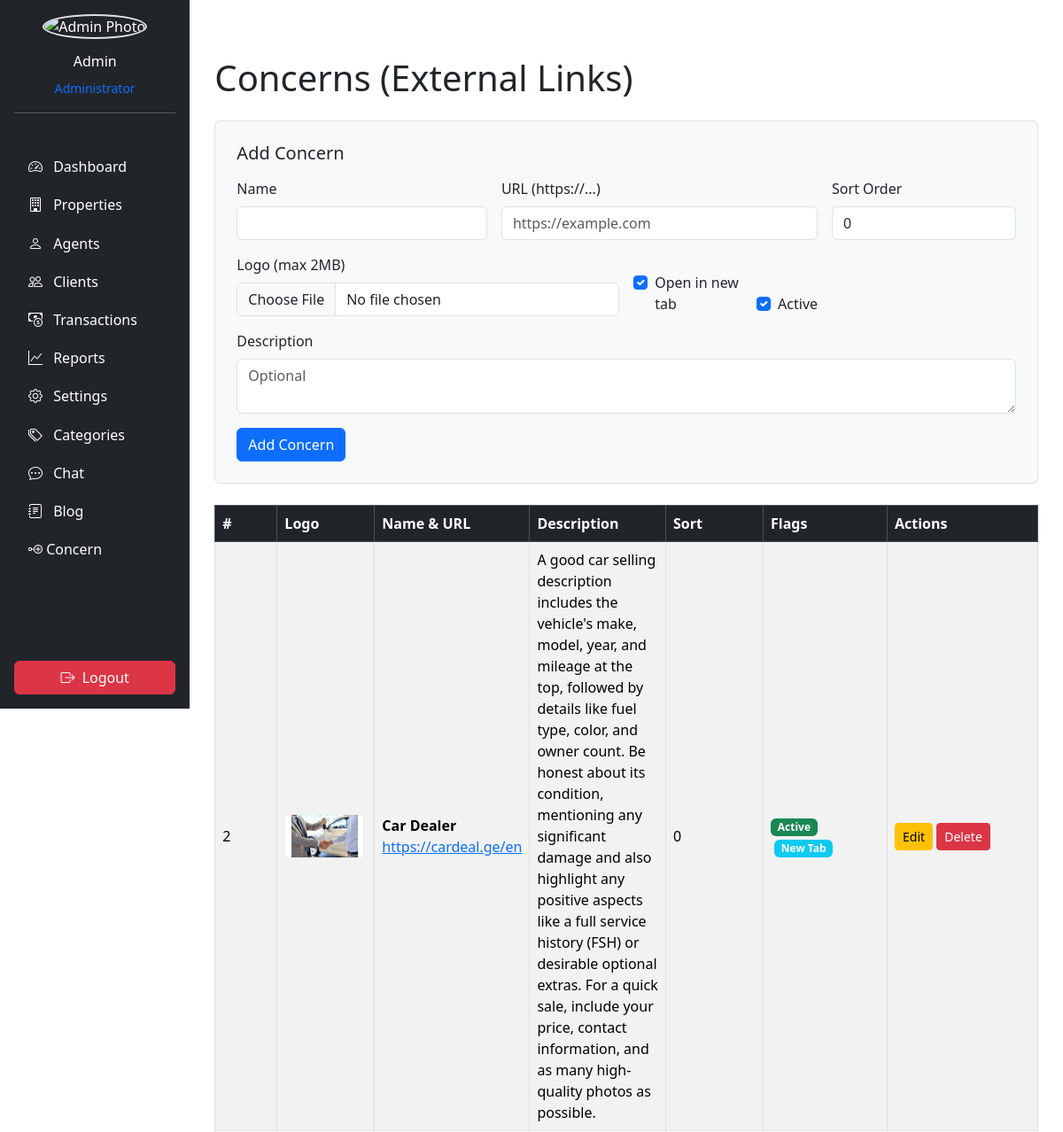
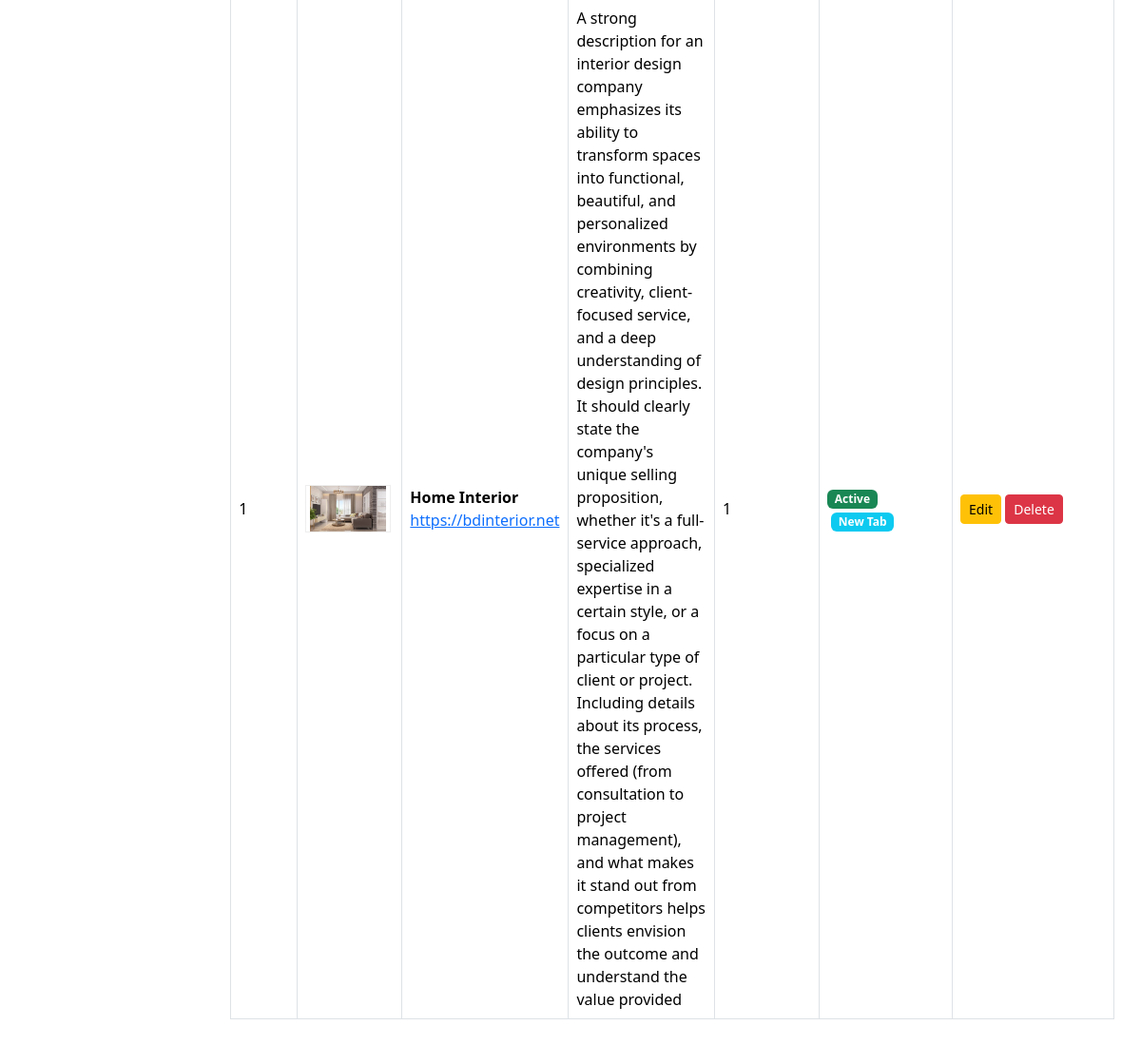
The page /admin/idx.php?page=concern_groups (signed in) on the database its author committed (2 pictures, top to bottom).
### tables this page shows
CREATE TABLE `concerns` (
  `id` int(11) NOT NULL,
  `name` varchar(120) NOT NULL,
  `url` varchar(255) NOT NULL,
  `logo` varchar(255) DEFAULT NULL,
  `description` text DEFAULT NULL,
  `sort_order` int(11) NOT NULL DEFAULT 0,
  `target_blank` tinyint(1) NOT NULL DEFAULT 1,
  `is_active` tinyint(1) NOT NULL DEFAULT 1,
  `created_at` timestamp NOT NULL DEFAULT current_timestamp()
);

### admin/pages/concern_groups.php (the view, shortened to what this page needs)
<?php
require_once __DIR__ . '/../partials/db.php';
function h($s){ return htmlspecialchars((string)$s, ENT_QUOTES, 'UTF-8'); }
$uploadDirUrl = 'uploads/concerns/';
$stmt = $conn->query("
  SELECT id, name, url, logo, description, sort_order, target_blank, is_active, created_at
  FROM concerns
  ORDER BY sort_order ASC, name ASC
");
$items = $stmt->fetchAll(PDO::FETCH_ASSOC);
?>
<!doctype html>
<html lang="en">
<head>
  <link rel="stylesheet" href="https://cdn.jsdelivr.net/npm/bootstrap@5.3.3/dist/css/bootstrap.min.css">
</head>
<body>
<div class="container py-5">
  <h1 class="mb-4">Concerns (External Links)</h1>
  <form method="post" enctype="multipart/form-data" class="border p-4 rounded bg-light mb-4">
    <h5 class="mb-3">Add Concern</h5>
    <div class="row g-3">
      <div class="col-md-4">
        <label class="form-label">Name</label>
        <input name="name" class="form-control" required>
      </div>
      <div class="col-md-5">
        <label class="form-label">URL (https://...)</label>
        <input name="url" type="url" class="form-control" placeholder="https://example.com" required>
      </div>
      <div class="col-md-3">
        <label class="form-label">Sort Order</label>
        <input name="sort_order" type="number" class="form-control" value="0">
      </div>
      <div class="col-md-6">
        <label class="form-label">Logo (max 2MB)</label>
        <input name="logo" type="file" class="form-control" accept=".jpg,.jpeg,.png,.webp,.gif,.svg">
      </div>
      <div class="col-md-3 d-flex align-items-end">
        <div class="form-check me-3">
          <input class="form-check-input" type="checkbox" id="tb_add" name="target_blank" checked>
          <label class="form-check-label" for="tb_add">Open in new tab</label>
        </div>
        <div class="form-check">
          <input class="form-check-input" type="checkbox" id="active_add" name="is_active" checked>
          <label class="form-check-label" for="active_add">Active</label>
        </div>
      </div>
      <div class="col-12">
        <label class="form-label">Description</label>
        <textarea name="description" rows="2" class="form-control" placeholder="Optional"></textarea>
      </div>
      <div class="col-12">
        <button class="btn btn-primary" type="submit" name="add_concern">Add Concern</button>
      </div>
    </div>
  </form>
  <div class="table-responsive">
    <table class="table table-bordered table-striped align-middle">
      <thead class="table-dark">
        <tr>
          <th style="width:70px">#</th>
          <th style="width:110px">Logo</th>
          <th>Name & URL</th>
          <th>Description</th>
          <th style="width:110px">Sort</th>
          <th style="width:140px">Flags</th>
          <th style="width:170px">Actions</th>
        </tr>
      </thead>
      <tbody>
        <?php if (!$items): ?>
          <tr><td colspan="7" class="text-center text-muted">No concerns yet.</td></tr>
        <?php else: foreach ($items as $it): ?>
          <tr>
            <td><?= (int)$it['id'] ?></td>
            <td>
              <?php if (!empty($it['logo'])): ?>
                <img src="<?= h($uploadDirUrl . $it['logo']) ?>" alt="<?= h($it['name']) ?>" width="90" height="50" style="object-fit:contain;background:#fff;border:1px solid #eee">
              <?php else: ?>
                <span class="text-muted">No logo</span>
              <?php endif; ?>
            </td>
            <td>
              <strong><?= h($it['name']) ?></strong><br>
              <a href="<?= h($it['url']) ?>" target="_blank" rel="noopener"><?= h($it['url']) ?></a>
            </td>
            <td><?= $it['description'] ? h($it['description']) : '—' ?></td>
            <td><?= (int)$it['sort_order'] ?></td>
            <td>
              <?= $it['is_active'] ? '<span class="badge bg-success">Active</span>' : '<span class="badge bg-secondary">Inactive</span>' ?>
              <?= $it['target_blank'] ? '<span class="badge bg-info ms-1">New Tab</span>' : '' ?>
            </td>
            <td>
              <button class="btn btn-sm btn-warning" data-bs-toggle="modal" data-bs-target="#edit<?= (int)$it['id'] ?>">Edit</button>
              <a class="btn btn-sm btn-danger" href="idx.php?page=concerns&delete=<?= (int)$it['id'] ?>" onclick="return confirm('Delete this concern?')">Delete</a>
            </td>
          </tr>
        <?php endforeach; endif; ?>
      </tbody>
    </table>
  </div>
</div>
</body>
</html>

### rows shown on the page
concerns: id "2", logo (picture), name "Car Dealer", url "https://cardeal.ge/en", description "A good car selling description includes the vehicle's make, model, year, and mileage at the top, followed by details like fuel type, color, and owner count. Be honest about its condition, mentioning any significant damage and also highlight any positive aspects like a full service history (FSH) or desirable optional extras. For a quick sale, include your price, contact information, and as many high-quality photos as possible.", sort_order "0", is_active "Active", target_blank "New Tab"
concerns: id "1", logo (picture), name "Home Interior", url "https://bdinterior.net", description "A strong description for an interior design company emphasizes its ability to transform spaces into functional, beautiful, and personalized environments by combining creativity, client-focused service, and a deep understanding of design principles. It should clearly state the company's unique selling proposition, whether it's a full-service approach, specialized expertise in a certain style, or a focus on a particular type of client or project. Including details about its process, the services offered (from consultation to project management), and what makes it stand out from competitors helps clients envision the outcome and understand the value provided", sort_order "1", is_active "Active", target_blank "New Tab"

### other values the page prints
$adminName "Admin"
